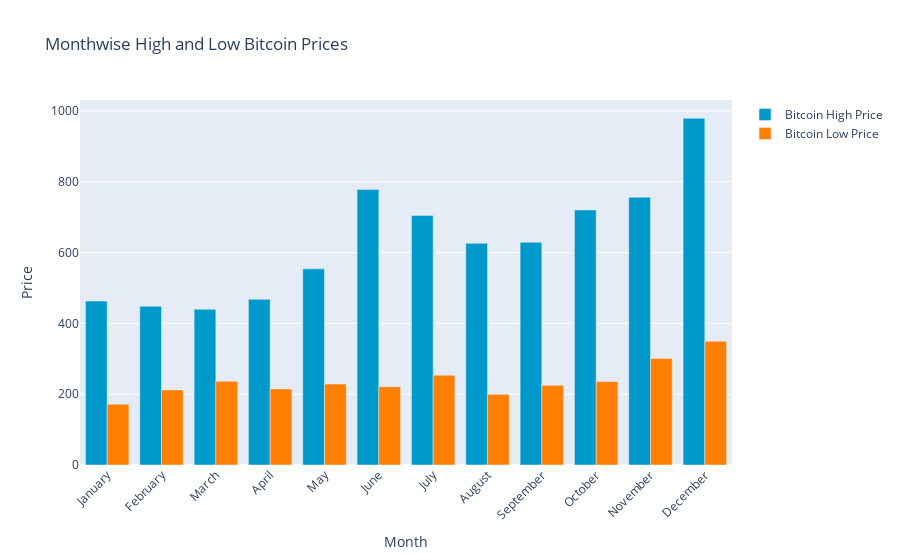

The cell this chart's notebook holds for it:
### Code cell
monthwise_high = y_2015.groupby(y_2015['Date'].dt.strftime('%B'))['High'].max()
monthwise_low = y_2015.groupby(y_2015['Date'].dt.strftime('%B'))['Low'].min()
monthwise_high = monthwise_high.reindex(new_order)
monthwise_low = monthwise_low.reindex(new_order)

# Create the figure
fig = go.Figure()

# Add trace for monthly high prices
fig.add_trace(go.Bar(
    x=monthwise_high.index,
    y=monthwise_high,
    name='Bitcoin High Price',
    marker_color='rgb(0, 153, 204)'
))

# Add trace for monthly low prices
fig.add_trace(go.Bar(
    x=monthwise_low.index,
    y=monthwise_low,
    name='Bitcoin Low Price',
    marker_color='rgb(255, 128, 0)'
))

# Update layout for better visualization
fig.update_layout(
    barmode='group',
    title='Monthwise High and Low Bitcoin Prices',
    xaxis_title='Month',
    yaxis_title='Price',
    xaxis_tickangle=-45
)

# Show the plot
fig.show()

### Figure 1 — Plotly figure (JSON) as saved in the notebook; plotly's stock layout.template omitted (floating-point values rounded to 4 significant figures)
{"data": [{"marker": {"color": "rgb(0, 153, 204)"}, "name": "Bitcoin High Price", "type": "bar", "x": ["January", "February", "March", "April", "May", "June", "July", "August", "September", "October", "November", "December"], "y": [462.9, 448.0, 439.7, 468.0, 554.0, 778.0, 705.0, 626.1, 628.8, 720.4, 756.2, 979.4]}, {"marker": {"color": "rgb(255, 128, 0)"}, "name": "Bitcoin Low Price", "type": "bar", "x": ["January", "February", "March", "April", "May", "June", "July", "August", "September", "October", "November", "December"], "y": [171.5, 212.0, 236.5, 214.9, 228.6, 221.3, 253.5, 199.6, 225.1, 235.6, 301.0, 349.5]}], "layout": {"autosize": true, "barmode": "group", "title": {"text": "Monthwise High and Low Bitcoin Prices"}, "xaxis": {"autorange": true, "range": [-0.5, 11.5], "tickangle": -45, "title": {"text": "Month"}, "type": "category"}, "yaxis": {"autorange": true, "range": [0, 1031.0], "title": {"text": "Price"}, "type": "linear"}}}
